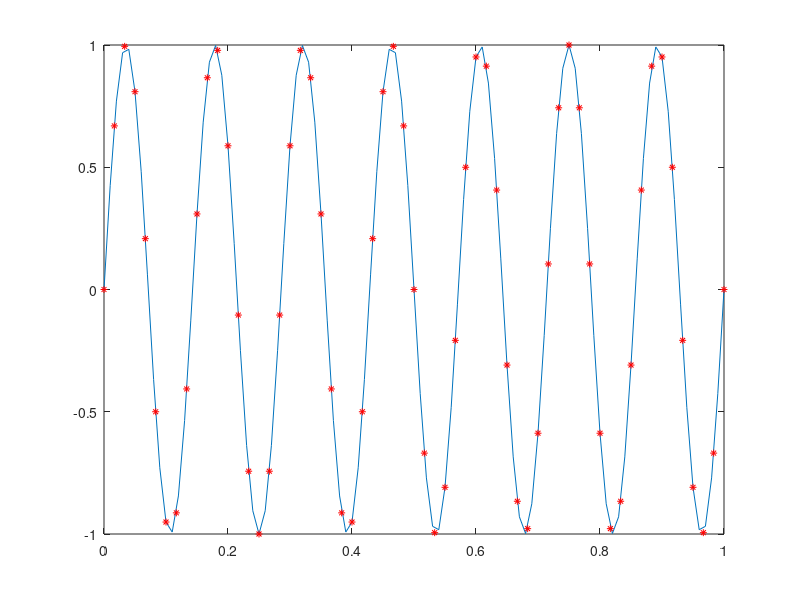

The MATLAB source for this figure:
clc
close
clear

[t] = 0:0.01:1;
A = 1;
f = 7;
C = 2*pi;
fun = @(t,A,f,C) A*sin(2*pi*f*t + C);
plot(t, fun(t,A,f,C));
hold on
for i=0:1./60:1
    plot(i, fun(i,A,f,C), 'r*', 'MarkerSize', 5);
end